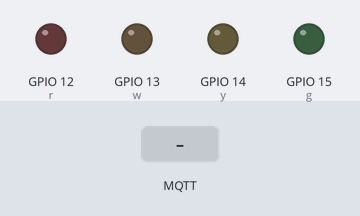
Bench run of a sketch on a simulated ESP8266 (NodeMCU). On the bench: output pins drawn as LEDs (lit = HIGH). The inputs (shaded band) are chosen by the test bench. WiFi joins after 1.5 s; servers stay silent unless stated; random numbers use the default seed unless the sketch sets one; no MQTT or app messages arrive unless stated; what the sketch prints to the serial monitor is not drawn.

Above: at 2.7 s.
2.8 s: MQTT message "Y" arrives on the first subscribed topic
At 3.2 s:
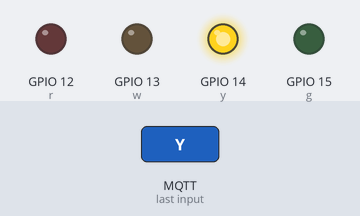
5.8 s: MQTT message "54687" arrives on the first subscribed topic
At 7.7 s:
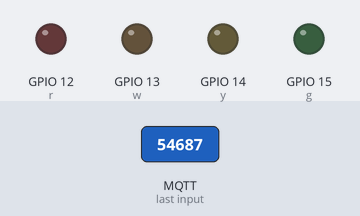
7.8 s: MQTT message "1" arrives on the first subscribed topic
At 9.2 s:
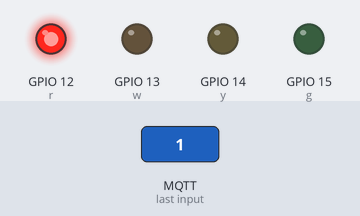
10.8 s: MQTT message "0" arrives on the first subscribed topic
At 14.2 s:
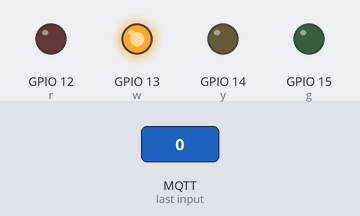
Timing chart, 0 to 16.3 s (numbered marks = the images above; inputs shaded):
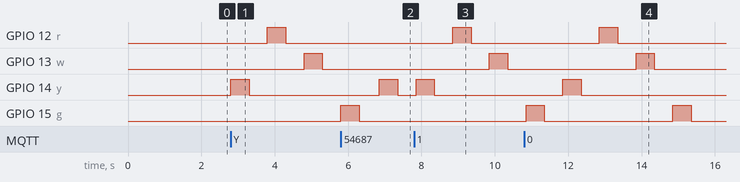

The sketch:

claudio.01.ino
```cpp
#include <ESP8266WiFi.h>
#include <PubSubClient.h>

const char* ssid = "Pedro";
const char* password = "deumaoito";
const char *mqtt_server = "m14.cloudmqtt.com"; //insert server
const int mqtt_port = 16941; //insert port
const char *mqtt_user = "gncjecus"; //insert username
const char *mqtt_pass = "EU56oW3t6R4r"; //insert pass
const char *mqtt_client_name = "arduinoclient1"; //insert connection name
#define BUFFER_SIZE 100
unsigned long previousMillis = 0;
const long interval = 10000;
WiFiClient wclient;  //Declares a WifiClient Object using ESP8266WiFi
PubSubClient client(wclient);  //instanciates client object

static String letras = "";
static String resposta = "";

//Function is called when, a message is recieved in the MQTT server.
void callback(char* topic, byte* payload, unsigned int length) {

  for (int i = 0; i < length; i++) {
    resposta += (char)payload[i];
  }
  Serial.println("Resposta Recebida: " + resposta);

  if(resposta == "54687") {
    randomizarLetra();
    resposta = "";

  }else {
    Jogar();
    }

}


WiFiServer server(80);

long randNumber;

int r = 12; //D6 PIN
int w = 13; //D7 PIN
int g = 15; //D8 PIN
int y = 14; //D5 PIN
void setup() {
  // initialize digital pin LED_BUILTIN as an output.
  pinMode(r, OUTPUT);
  pinMode(w, OUTPUT);
  pinMode(g, OUTPUT);
  pinMode(y, OUTPUT);

  Serial.begin(9600);
  randomSeed(analogRead(0));

  Serial.println();
  Serial.println();
  Serial.println("Connecting to ");
  Serial.println(ssid);

  WiFi.begin(ssid, password);


  while (WiFi.status() != WL_CONNECTED) {
    delay(500);
    Serial.print(".");

  }

  Serial.println("");
  Serial.println("Wifi connected");

  //Start the server

  server.begin();
  Serial.println("Server started");

  //Print the IP address
  Serial.println(WiFi.localIP());

  client.setServer(mqtt_server, mqtt_port);
  client.setCallback(callback);

}

void loop() {

  if (!client.connected()) {
    Serial.print("Attempting MQTT connection...");
    // Attempt to connect
    if (client.connect("stringdeid", mqtt_user, mqtt_pass)) {
      Serial.println("connected");
      // Once connected, publish an announcement...
      // ... and resubscribe
      client.subscribe("node");
    } else {
      Serial.print("failed, rc=");
      Serial.print(client.state());
      Serial.println(" try again in 5 seconds");
      // Wait 5 seconds before retrying
      delay(5000);
    }
  }

  client.loop();
}


void Jogar () {
  if(lerString(resposta)) {
    randomizarLetra();
  }else {
    fimErrado();
    letras = "";
  }
  resposta = "";
}


boolean lerString(String entrada){ //desmanchar string em letras e tocar segundo elas

    if(entrada == letras){
      return true;
      //fimCerto();
    }
    else{
      return false;
      //fimErrado();

    }
}

void piscar(){

   //char verificar[0] = letras;
   int tamanho = letras.length();

   if(tamanho >= 10) {
    fimCerto();
   } else {

   Serial.println(letras + " " + tamanho);
   for(int i =0; i <= tamanho; i++){
    Serial.println("letra:" + letras[i]);
    if(letras[i] == 'Y'){
      digitalWrite(y, HIGH);
      Serial.println("Y");
      delay(500);
      digitalWrite(y, LOW);
      delay(500);

    }else if(letras[i] == 'R'){
      digitalWrite(r, HIGH);
      Serial.println("R");
      delay(500);
      digitalWrite(r, LOW);
      delay(500);

    } else if(letras[i] == 'W'){
      digitalWrite(w, HIGH);
      Serial.println("W");
      delay(500);
      digitalWrite(w, LOW);
      delay(500);

    } else if(letras[i] == 'G'){
      digitalWrite(g, HIGH);
      Serial.println("G");
      delay(500);
      digitalWrite(g, LOW);
      delay(500);

    }
   }

  }
}

void randomizarLetra(){ //OK

      //char sequencia[15];

      randNumber = random(0, 4);
      Serial.println("randNumber:");
      Serial.println(randNumber);

      if(randNumber == 0) {
         letras += 'Y';
      } else if(randNumber == 1) {
        letras += 'R';
      } else if (randNumber == 2) {
        letras += 'W';
      } else if (randNumber == 3) {
        letras += 'G';
      }
      piscar();
}
void fimCerto(){ //OK

   digitalWrite(r, HIGH);
   digitalWrite(w, HIGH);
   digitalWrite(y, HIGH);
   digitalWrite(g, HIGH);
   delay(1000);
   digitalWrite(r, LOW);
   digitalWrite(w, LOW);
   digitalWrite(y, LOW);
   digitalWrite(g, LOW);
   delay(1000);

//Zerar string
letras = "";

   Serial.println("Parabens, voce acertou");

}
void fimErrado(){ //OK

   digitalWrite(y, HIGH);
   delay(500);
   digitalWrite(y, LOW);
   delay(500);
   digitalWrite(r, HIGH);
   delay(500);
   digitalWrite(r, LOW);
   delay(500);
   digitalWrite(w, HIGH);
   delay(500);
   digitalWrite(w, LOW);
   delay(500);
   digitalWrite(g, HIGH);
   delay(500);
   digitalWrite(g, LOW);
   delay(500);

//Zerar string
   letras = "";

   Serial.println("Que pena, voce errou");

}
```

Measured:
- after the input at 2.8 s, GPIO 12 (r): LOW → HIGH after 1.0 s, → LOW 0.50 s later; GPIO 13 (w): LOW → HIGH after 2.0 s, → LOW 0.50 s later; GPIO 14 (y): LOW → HIGH at once, → LOW 0.50 s later
- after the input at 5.8 s, GPIO 14 (y): LOW → HIGH after 1.0 s, → LOW 0.50 s later
- after the input at 7.8 s, GPIO 12 (r): LOW → HIGH after 1.1 s, → LOW 0.50 s later; GPIO 13 (w): LOW → HIGH after 2.1 s, → LOW 0.50 s later; GPIO 14 (y): LOW → HIGH after 0.05 s, → LOW 0.50 s later
- after the input at 10.8 s, GPIO 12 (r): LOW → HIGH after 2.1 s, → LOW 0.50 s later; GPIO 13 (w): LOW → HIGH after 3.1 s, → LOW 0.50 s later; GPIO 14 (y): LOW → HIGH after 1.1 s, → LOW 0.50 s later
- by itself, GPIO 15 (g): alternates HIGH for 0.50 s and LOW for 3.5 s
